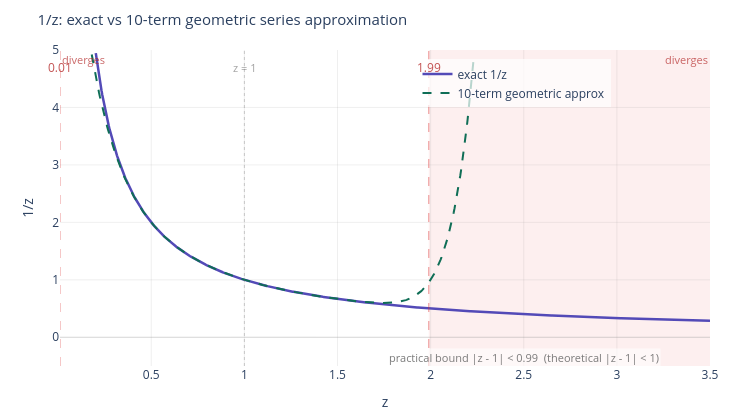

Notebook source saved alongside this figure:
### Markdown cell above
### Geometric Series Convergence

### Code cell
import numpy as np
import plotly.graph_objects as go

def exact_reciprocal(z):
    return 1 / z

def approx_reciprocal_geometric(z, n=10):
    u = 1 - z
    result = np.zeros_like(z, dtype=float)
    u_pow = np.ones_like(z, dtype=float)
    for _ in range(n + 1):
        result += u_pow
        u_pow = u_pow * u
    return result

zs = np.linspace(0.01, 3.5, 800)
exact  = exact_reciprocal(zs)
approx = approx_reciprocal_geometric(zs, n=10)

PRACTICAL_BOUND = 0.99  # |z - 1| < 0.99, so z in (0.01, 1.99)
LOWER = 1 - PRACTICAL_BOUND  # 0.01
UPPER = 1 + PRACTICAL_BOUND  # 1.99
CLIP  = 5.0
approx_clipped = np.where(np.abs(approx) > CLIP, np.nan, approx)
exact_clipped  = np.where(exact > CLIP, np.nan, exact)

fig = go.Figure()

# divergence shading
fig.add_vrect(
    x0=0.01, x1=LOWER,
    fillcolor="rgba(220,50,50,0.08)",
    layer="below", line_width=0,
    annotation_text="diverges", annotation_position="top left",
    annotation_font_size=11, annotation_font_color="rgba(180,40,40,0.7)"
)
fig.add_vrect(
    x0=UPPER, x1=3.5,
    fillcolor="rgba(220,50,50,0.08)",
    layer="below", line_width=0,
    annotation_text="diverges", annotation_position="top right",
    annotation_font_size=11, annotation_font_color="rgba(180,40,40,0.7)"
)

# convergence center marker at z=1
fig.add_vline(
    x=1.0,
    line_dash="dot", line_color="rgba(100,100,100,0.3)", line_width=1,
)

# practical boundary lines
for xv in [LOWER, UPPER]:
    fig.add_vline(
        x=xv,
        line_dash="dash", line_color="rgba(220,50,50,0.45)", line_width=1.2,
    )

# exact 1/z
fig.add_trace(go.Scatter(
    x=zs, y=exact_clipped,
    mode="lines",
    name="exact 1/z",
    line=dict(color="#534AB7", width=2.5),
    connectgaps=False,
))

# 10-term geometric approximation
fig.add_trace(go.Scatter(
    x=zs, y=approx_clipped,
    mode="lines",
    name="10-term geometric approx",
    line=dict(color="#0F6E56", width=2, dash="dash"),
    connectgaps=False,
))

# boundary labels
for xv, label in [(LOWER, "0.01"), (UPPER, "1.99")]:
    fig.add_annotation(
        x=xv, y=4.7,
        text=label,
        showarrow=False,
        font=dict(size=12, color="rgba(180,40,40,0.8)"),
    )

fig.add_annotation(
    x=1.0, y=4.7,
    text="z = 1",
    showarrow=False,
    font=dict(size=11, color="rgba(100,100,100,0.6)"),
)

fig.add_annotation(
    x=2.5, y=-0.35,
    text="practical bound |z - 1| < 0.99  (theoretical |z - 1| < 1)",
    showarrow=False,
    font=dict(size=11, color="rgba(100,100,100,0.85)"),
    bgcolor="rgba(255,255,255,0.6)",
)

fig.update_layout(
    title=dict(
        text="1/z: exact vs 10-term geometric series approx  (converges for |z - 1| < 1)",
        font=dict(size=15),
    ),
    xaxis=dict(
        title="z",
        range=[0.01, 3.5],
        zeroline=True, zerolinewidth=1, zerolinecolor="rgba(150,150,150,0.4)",
        gridcolor="rgba(150,150,150,0.15)",
    ),
    yaxis=dict(
        title="1/z",
        range=[-0.5, 5.0],
        zeroline=True, zerolinewidth=1, zerolinecolor="rgba(150,150,150,0.4)",
        gridcolor="rgba(150,150,150,0.15)",
    ),
    legend=dict(x=0.55, y=0.97, bgcolor="rgba(255,255,255,0.7)", borderwidth=0),
    plot_bgcolor="white",
    paper_bgcolor="white",
    width=750,
    height=420,
    margin=dict(l=60, r=40, t=50, b=50),
)

fig.update_layout(
    title=dict(
        text="1/z: exact vs 10-term geometric series approximation",
        font=dict(size=15),
    ),
)

# fig.add_annotation(
#     x=0.5, y=1.06,
#     xref="paper", yref="paper",
#     text="theoretical |z - 1| < 1  ·  practical convergence (10 terms) |z - 1| < 0.99",
#     showarrow=False,
#     font=dict(size=12, color="rgba(100,100,100,0.75)"),
# )

fig.show()

### Figure 1 — Plotly figure (JSON) as saved in the notebook; plotly's stock layout.template omitted (floating-point values rounded to 4 significant figures; data arrays with more than 128 entries replaced by an {"elided": "..."} marker saying what was removed)
{"data": [{"connectgaps": false, "line": {"color": "#534AB7", "width": 2.5}, "mode": "lines", "name": "exact 1/z", "type": "scatter", "x": {"elided": "800 float values"}, "y": {"elided": "800 float values"}}, {"connectgaps": false, "line": {"color": "#0F6E56", "dash": "dash", "width": 2}, "mode": "lines", "name": "10-term geometric approx", "type": "scatter", "x": {"elided": "800 float values"}, "y": {"elided": "800 float values"}}], "layout": {"annotations": [{"font": {"color": "rgba(180,40,40,0.7)", "size": 11}, "showarrow": false, "text": "diverges", "x": 0.01, "xanchor": "left", "xref": "x", "y": 1, "yanchor": "top", "yref": "y domain"}, {"font": {"color": "rgba(180,40,40,0.7)", "size": 11}, "showarrow": false, "text": "diverges", "x": 3.5, "xanchor": "right", "xref": "x", "y": 1, "yanchor": "top", "yref": "y domain"}, {"font": {"color": "rgba(180,40,40,0.8)", "size": 12}, "showarrow": false, "text": "0.01", "x": 0.01, "y": 4.7}, {"font": {"color": "rgba(180,40,40,0.8)", "size": 12}, "showarrow": false, "text": "1.99", "x": 1.99, "y": 4.7}, {"font": {"color": "rgba(100,100,100,0.6)", "size": 11}, "showarrow": false, "text": "z = 1", "x": 1, "y": 4.7}, {"bgcolor": "rgba(255,255,255,0.6)", "font": {"color": "rgba(100,100,100,0.85)", "size": 11}, "showarrow": false, "text": "practical bound |z - 1| < 0.99  (theoretical |z - 1| < 1)", "x": 2.5, "y": -0.35}], "height": 420, "legend": {"bgcolor": "rgba(255,255,255,0.7)", "borderwidth": 0, "x": 0.55, "y": 0.97}, "margin": {"b": 50, "l": 60, "r": 40, "t": 50}, "paper_bgcolor": "white", "plot_bgcolor": "white", "shapes": [{"fillcolor": "rgba(220,50,50,0.08)", "layer": "below", "line": {"width": 0}, "type": "rect", "x0": 0.01, "x1": 0.01, "xref": "x", "y0": 0, "y1": 1, "yref": "y domain"}, {"fillcolor": "rgba(220,50,50,0.08)", "layer": "below", "line": {"width": 0}, "type": "rect", "x0": 1.99, "x1": 3.5, "xref": "x", "y0": 0, "y1": 1, "yref": "y domain"}, {"line": {"color": "rgba(100,100,100,0.3)", "dash": "dot", "width": 1}, "type": "line", "x0": 1, "x1": 1, "xref": "x", "y0": 0, "y1": 1, "yref": "y domain"}, {"line": {"color": "rgba(220,50,50,0.45)", "dash": "dash", "width": 1.2}, "type": "line", "x0": 0.01, "x1": 0.01, "xref": "x", "y0": 0, "y1": 1, "yref": "y domain"}, {"line": {"color": "rgba(220,50,50,0.45)", "dash": "dash", "width": 1.2}, "type": "line", "x0": 1.99, "x1": 1.99, "xref": "x", "y0": 0, "y1": 1, "yref": "y domain"}], "title": {"font": {"size": 15}, "text": "1/z: exact vs 10-term geometric series approximation"}, "width": 750, "xaxis": {"gridcolor": "rgba(150,150,150,0.15)", "range": [0.01, 3.5], "title": {"text": "z"}, "zeroline": true, "zerolinecolor": "rgba(150,150,150,0.4)", "zerolinewidth": 1}, "yaxis": {"gridcolor": "rgba(150,150,150,0.15)", "range": [-0.5, 5], "title": {"text": "1/z"}, "zeroline": true, "zerolinecolor": "rgba(150,150,150,0.4)", "zerolinewidth": 1}}}
